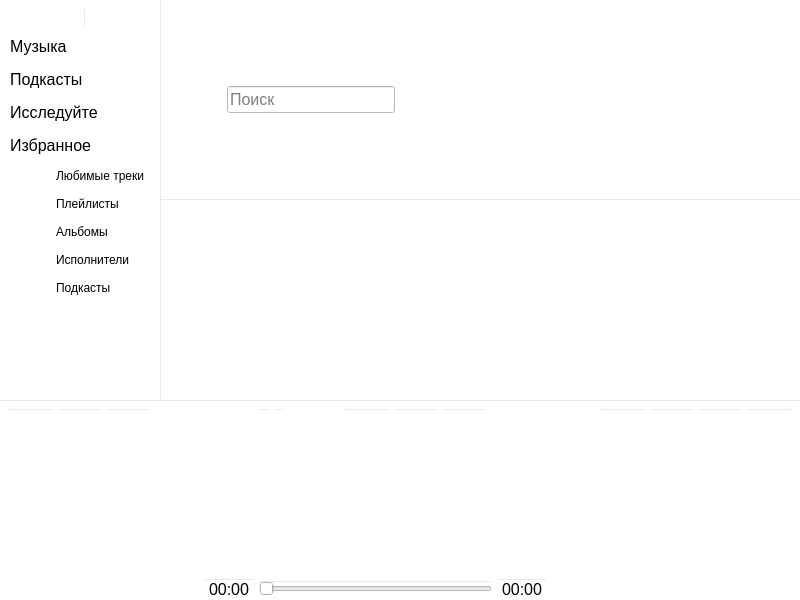
<?xml version="1.0" encoding="UTF-8"?>
<ui version="4.0">
 <class>MainWindow</class>
 <widget class="QMainWindow" name="MainWindow">
  <property name="geometry">
   <rect>
    <x>0</x>
    <y>0</y>
    <width>800</width>
    <height>600</height>
   </rect>
  </property>
  <property name="sizePolicy">
   <sizepolicy hsizetype="Expanding" vsizetype="Expanding">
    <horstretch>0</horstretch>
    <verstretch>0</verstretch>
   </sizepolicy>
  </property>
  <property name="minimumSize">
   <size>
    <width>640</width>
    <height>480</height>
   </size>
  </property>
  <property name="font">
   <font>
    <pointsize>12</pointsize>
   </font>
  </property>
  <property name="windowTitle">
   <string>Неофициальный клиент Deezer</string>
  </property>
  <property name="windowIcon">
   <iconset resource="resources.qrc">
    <normaloff>:/assets/deezer/logotype/SVG/EQ.svg</normaloff>:/assets/deezer/logotype/SVG/EQ.svg</iconset>
  </property>
  <property name="toolButtonStyle">
   <enum>Qt::ToolButtonIconOnly</enum>
  </property>
  <property name="documentMode">
   <bool>false</bool>
  </property>
  <widget class="QWidget" name="centralwidget">
   <property name="font">
    <font>
     <pointsize>12</pointsize>
    </font>
   </property>
   <property name="styleSheet">
    <string notr="true">background-color: rgb(255, 255, 255);</string>
   </property>
   <layout class="QGridLayout" name="windowLayout" columnstretch="0,0" columnminimumwidth="0,0">
    <property name="sizeConstraint">
     <enum>QLayout::SetDefaultConstraint</enum>
    </property>
    <property name="leftMargin">
     <number>0</number>
    </property>
    <property name="topMargin">
     <number>0</number>
    </property>
    <property name="rightMargin">
     <number>0</number>
    </property>
    <property name="bottomMargin">
     <number>0</number>
    </property>
    <property name="spacing">
     <number>0</number>
    </property>
    <item row="0" column="0" rowspan="2">
     <widget class="QWidget" name="drawer" native="true">
      <property name="font">
       <font>
        <pointsize>12</pointsize>
       </font>
      </property>
      <property name="styleSheet">
       <string notr="true">* {
	border-right: 1px solid #EAEAEA;
	text-align: left;
}

QPushButton:hover {
	color: #EF5466;
}</string>
      </property>
      <layout class="QGridLayout" name="drawerLayout">
       <item row="6" column="0" rowspan="5">
        <spacer name="navSublistSpacer">
         <property name="orientation">
          <enum>Qt::Horizontal</enum>
         </property>
         <property name="sizeType">
          <enum>QSizePolicy::Minimum</enum>
         </property>
         <property name="sizeHint" stdset="0">
          <size>
           <width>40</width>
           <height>20</height>
          </size>
         </property>
        </spacer>
       </item>
       <item row="9" column="1">
        <widget class="QPushButton" name="favArtistsNavButton">
         <property name="text">
          <string>Исполнители</string>
         </property>
         <property name="flat">
          <bool>true</bool>
         </property>
        </widget>
       </item>
       <item row="8" column="1">
        <widget class="QPushButton" name="favAlbumsNavButton">
         <property name="text">
          <string>Альбомы</string>
         </property>
         <property name="flat">
          <bool>true</bool>
         </property>
        </widget>
       </item>
       <item row="11" column="0" colspan="2">
        <spacer name="navSpacer">
         <property name="orientation">
          <enum>Qt::Vertical</enum>
         </property>
         <property name="sizeHint" stdset="0">
          <size>
           <width>20</width>
           <height>40</height>
          </size>
         </property>
        </spacer>
       </item>
       <item row="1" column="0" colspan="2" alignment="Qt::AlignHCenter">
        <widget class="QLabel" name="deezerLogo">
         <property name="sizePolicy">
          <sizepolicy hsizetype="Fixed" vsizetype="Fixed">
           <horstretch>0</horstretch>
           <verstretch>0</verstretch>
          </sizepolicy>
         </property>
         <property name="maximumSize">
          <size>
           <width>125</width>
           <height>32</height>
          </size>
         </property>
         <property name="font">
          <font>
           <pointsize>12</pointsize>
          </font>
         </property>
         <property name="text">
          <string/>
         </property>
         <property name="pixmap">
          <pixmap resource="resources.qrc">:/assets/deezer/logotype/SVG/Deezer_Logo_RVB_Black.svg</pixmap>
         </property>
         <property name="scaledContents">
          <bool>true</bool>
         </property>
        </widget>
       </item>
       <item row="7" column="1">
        <widget class="QPushButton" name="favPlaylistsNavButton">
         <property name="text">
          <string>Плейлисты</string>
         </property>
         <property name="flat">
          <bool>true</bool>
         </property>
        </widget>
       </item>
       <item row="5" column="0" colspan="2">
        <widget class="QPushButton" name="favouriteNavButton">
         <property name="font">
          <font>
           <pointsize>12</pointsize>
          </font>
         </property>
         <property name="styleSheet">
          <string notr="true">padding-left: 1.5rem;</string>
         </property>
         <property name="text">
          <string>Избранное</string>
         </property>
         <property name="icon">
          <iconset resource="resources.qrc">
           <normaloff>:/assets/fontawesome/svgs/regular/heart.svg</normaloff>:/assets/fontawesome/svgs/regular/heart.svg</iconset>
         </property>
         <property name="flat">
          <bool>true</bool>
         </property>
        </widget>
       </item>
       <item row="6" column="1">
        <widget class="QPushButton" name="favTracksNavButton">
         <property name="text">
          <string>Любимые треки</string>
         </property>
         <property name="flat">
          <bool>true</bool>
         </property>
        </widget>
       </item>
       <item row="4" column="0" colspan="2">
        <widget class="QPushButton" name="exploreNavButton">
         <property name="font">
          <font>
           <pointsize>12</pointsize>
          </font>
         </property>
         <property name="styleSheet">
          <string notr="true">padding-left: 1.5rem;</string>
         </property>
         <property name="text">
          <string>Исследуйте</string>
         </property>
         <property name="icon">
          <iconset resource="resources.qrc">
           <normaloff>:/assets/fontawesome/svgs/solid/th-large.svg</normaloff>:/assets/fontawesome/svgs/solid/th-large.svg</iconset>
         </property>
         <property name="flat">
          <bool>true</bool>
         </property>
        </widget>
       </item>
       <item row="3" column="0" colspan="2">
        <widget class="QPushButton" name="podcastsNavButton">
         <property name="font">
          <font>
           <pointsize>12</pointsize>
          </font>
         </property>
         <property name="styleSheet">
          <string notr="true">padding-left: 1.5rem;</string>
         </property>
         <property name="text">
          <string>Подкасты</string>
         </property>
         <property name="icon">
          <iconset resource="resources.qrc">
           <normaloff>:/assets/fontawesome/svgs/solid/microphone-alt.svg</normaloff>:/assets/fontawesome/svgs/solid/microphone-alt.svg</iconset>
         </property>
         <property name="flat">
          <bool>true</bool>
         </property>
        </widget>
       </item>
       <item row="2" column="0" colspan="2">
        <widget class="QPushButton" name="musicNavButton">
         <property name="font">
          <font>
           <pointsize>12</pointsize>
          </font>
         </property>
         <property name="styleSheet">
          <string notr="true">padding-left: 1.5rem;

QPushButton {
}

QPushButton:hover {
	color: #EF5466;
}</string>
         </property>
         <property name="text">
          <string>Музыка</string>
         </property>
         <property name="icon">
          <iconset resource="resources.qrc">
           <normaloff>:/assets/fontawesome/svgs/solid/music.svg</normaloff>:/assets/fontawesome/svgs/solid/music.svg</iconset>
         </property>
         <property name="flat">
          <bool>true</bool>
         </property>
        </widget>
       </item>
       <item row="10" column="1">
        <widget class="QPushButton" name="favPodcastsNavButton">
         <property name="text">
          <string>Подкасты</string>
         </property>
         <property name="flat">
          <bool>true</bool>
         </property>
        </widget>
       </item>
      </layout>
     </widget>
    </item>
    <item row="3" column="0" colspan="2">
     <widget class="QWidget" name="player" native="true">
      <property name="styleSheet">
       <string notr="true">* {
	border-top: 1px solid #EAEAEA;
}

QPushButton {
	border-radius: 50%;
}</string>
      </property>
      <layout class="QGridLayout" name="playerLayout">
       <property name="bottomMargin">
        <number>1</number>
       </property>
       <item row="1" column="0" rowspan="2">
        <widget class="QPushButton" name="prevButton">
         <property name="sizePolicy">
          <sizepolicy hsizetype="Minimum" vsizetype="Minimum">
           <horstretch>0</horstretch>
           <verstretch>0</verstretch>
          </sizepolicy>
         </property>
         <property name="text">
          <string/>
         </property>
         <property name="icon">
          <iconset resource="resources.qrc">
           <normaloff>:/assets/fontawesome/svgs/solid/step-backward.svg</normaloff>:/assets/fontawesome/svgs/solid/step-backward.svg</iconset>
         </property>
         <property name="iconSize">
          <size>
           <width>24</width>
           <height>24</height>
          </size>
         </property>
         <property name="flat">
          <bool>true</bool>
         </property>
        </widget>
       </item>
       <item row="1" column="8">
        <widget class="QPushButton" name="addToPlaylistButton">
         <property name="sizePolicy">
          <sizepolicy hsizetype="Minimum" vsizetype="Minimum">
           <horstretch>0</horstretch>
           <verstretch>0</verstretch>
          </sizepolicy>
         </property>
         <property name="text">
          <string/>
         </property>
         <property name="icon">
          <iconset resource="resources.qrc">
           <normaloff>:/assets/fontawesome/svgs/solid/plus.svg</normaloff>:/assets/fontawesome/svgs/solid/plus.svg</iconset>
         </property>
         <property name="flat">
          <bool>true</bool>
         </property>
        </widget>
       </item>
       <item row="1" column="17" rowspan="2">
        <widget class="QPushButton" name="settingsButton">
         <property name="sizePolicy">
          <sizepolicy hsizetype="Minimum" vsizetype="Minimum">
           <horstretch>0</horstretch>
           <verstretch>0</verstretch>
          </sizepolicy>
         </property>
         <property name="toolTip">
          <string>Аудио</string>
         </property>
         <property name="icon">
          <iconset resource="resources.qrc">
           <normaloff>:/assets/fontawesome/svgs/solid/sliders-h.svg</normaloff>:/assets/fontawesome/svgs/solid/sliders-h.svg</iconset>
         </property>
         <property name="flat">
          <bool>true</bool>
         </property>
        </widget>
       </item>
       <item row="1" column="14" rowspan="2">
        <widget class="QPushButton" name="repeatButton">
         <property name="sizePolicy">
          <sizepolicy hsizetype="Minimum" vsizetype="Minimum">
           <horstretch>0</horstretch>
           <verstretch>0</verstretch>
          </sizepolicy>
         </property>
         <property name="toolTip">
          <string>Повторять все треки</string>
         </property>
         <property name="text">
          <string/>
         </property>
         <property name="icon">
          <iconset resource="resources.qrc">
           <normaloff>:/assets/fontawesome/svgs/solid/redo-alt.svg</normaloff>:/assets/fontawesome/svgs/solid/redo-alt.svg</iconset>
         </property>
         <property name="flat">
          <bool>true</bool>
         </property>
        </widget>
       </item>
       <item row="1" column="3" rowspan="2">
        <spacer name="playerSpacer1">
         <property name="orientation">
          <enum>Qt::Horizontal</enum>
         </property>
         <property name="sizeHint" stdset="0">
          <size>
           <width>40</width>
           <height>20</height>
          </size>
         </property>
        </spacer>
       </item>
       <item row="1" column="16" rowspan="2">
        <widget class="QPushButton" name="volumeButton">
         <property name="sizePolicy">
          <sizepolicy hsizetype="Minimum" vsizetype="Minimum">
           <horstretch>0</horstretch>
           <verstretch>0</verstretch>
          </sizepolicy>
         </property>
         <property name="text">
          <string/>
         </property>
         <property name="icon">
          <iconset resource="resources.qrc">
           <normaloff>:/assets/fontawesome/svgs/solid/volume-up.svg</normaloff>:/assets/fontawesome/svgs/solid/volume-up.svg</iconset>
         </property>
         <property name="flat">
          <bool>true</bool>
         </property>
        </widget>
       </item>
       <item row="1" column="15" rowspan="2">
        <widget class="QPushButton" name="randomOrderButton">
         <property name="sizePolicy">
          <sizepolicy hsizetype="Minimum" vsizetype="Minimum">
           <horstretch>0</horstretch>
           <verstretch>0</verstretch>
          </sizepolicy>
         </property>
         <property name="toolTip">
          <string>Включить режим перемешивания</string>
         </property>
         <property name="text">
          <string/>
         </property>
         <property name="icon">
          <iconset resource="resources.qrc">
           <normaloff>:/assets/fontawesome/svgs/solid/random.svg</normaloff>:/assets/fontawesome/svgs/solid/random.svg</iconset>
         </property>
         <property name="flat">
          <bool>true</bool>
         </property>
        </widget>
       </item>
       <item row="1" column="10">
        <widget class="QPushButton" name="doNotRecommendButton">
         <property name="sizePolicy">
          <sizepolicy hsizetype="Minimum" vsizetype="Minimum">
           <horstretch>0</horstretch>
           <verstretch>0</verstretch>
          </sizepolicy>
         </property>
         <property name="toolTip">
          <string>Не предлагать этот трек</string>
         </property>
         <property name="text">
          <string/>
         </property>
         <property name="icon">
          <iconset resource="resources.qrc">
           <normaloff>:/assets/fontawesome/svgs/regular/angry.svg</normaloff>:/assets/fontawesome/svgs/regular/angry.svg</iconset>
         </property>
         <property name="flat">
          <bool>true</bool>
         </property>
        </widget>
       </item>
       <item row="1" column="2" rowspan="2">
        <widget class="QPushButton" name="nextButton">
         <property name="sizePolicy">
          <sizepolicy hsizetype="Minimum" vsizetype="Minimum">
           <horstretch>0</horstretch>
           <verstretch>0</verstretch>
          </sizepolicy>
         </property>
         <property name="text">
          <string/>
         </property>
         <property name="icon">
          <iconset resource="resources.qrc">
           <normaloff>:/assets/fontawesome/svgs/solid/step-forward.svg</normaloff>:/assets/fontawesome/svgs/solid/step-forward.svg</iconset>
         </property>
         <property name="iconSize">
          <size>
           <width>24</width>
           <height>24</height>
          </size>
         </property>
         <property name="flat">
          <bool>true</bool>
         </property>
        </widget>
       </item>
       <item row="2" column="5" colspan="7">
        <widget class="QSlider" name="trackSlider">
         <property name="orientation">
          <enum>Qt::Horizontal</enum>
         </property>
        </widget>
       </item>
       <item row="1" column="5">
        <widget class="QLabel" name="trackNameLabel">
         <property name="text">
          <string/>
         </property>
        </widget>
       </item>
       <item row="1" column="13" rowspan="2">
        <spacer name="playerSpacer2">
         <property name="orientation">
          <enum>Qt::Horizontal</enum>
         </property>
         <property name="sizeHint" stdset="0">
          <size>
           <width>40</width>
           <height>20</height>
          </size>
         </property>
        </spacer>
       </item>
       <item row="1" column="1" rowspan="2">
        <widget class="QPushButton" name="playButton">
         <property name="sizePolicy">
          <sizepolicy hsizetype="Minimum" vsizetype="Minimum">
           <horstretch>0</horstretch>
           <verstretch>0</verstretch>
          </sizepolicy>
         </property>
         <property name="text">
          <string/>
         </property>
         <property name="icon">
          <iconset resource="resources.qrc">
           <normaloff>:/assets/fontawesome/svgs/solid/play.svg</normaloff>:/assets/fontawesome/svgs/solid/play.svg</iconset>
         </property>
         <property name="iconSize">
          <size>
           <width>24</width>
           <height>24</height>
          </size>
         </property>
         <property name="flat">
          <bool>true</bool>
         </property>
        </widget>
       </item>
       <item row="2" column="12">
        <widget class="QLabel" name="trackDurationLabel">
         <property name="text">
          <string>00:00</string>
         </property>
        </widget>
       </item>
       <item row="1" column="9">
        <widget class="QPushButton" name="favouriteTrackButton">
         <property name="sizePolicy">
          <sizepolicy hsizetype="Minimum" vsizetype="Minimum">
           <horstretch>0</horstretch>
           <verstretch>0</verstretch>
          </sizepolicy>
         </property>
         <property name="toolTip">
          <string>Добавить в избранное</string>
         </property>
         <property name="text">
          <string/>
         </property>
         <property name="icon">
          <iconset resource="resources.qrc">
           <normaloff>:/assets/fontawesome/svgs/regular/heart.svg</normaloff>:/assets/fontawesome/svgs/regular/heart.svg</iconset>
         </property>
         <property name="flat">
          <bool>true</bool>
         </property>
        </widget>
       </item>
       <item row="1" column="6">
        <widget class="QLabel" name="trackArtistLabel">
         <property name="text">
          <string/>
         </property>
        </widget>
       </item>
       <item row="2" column="4">
        <widget class="QLabel" name="trackPositionLabel">
         <property name="text">
          <string>00:00</string>
         </property>
        </widget>
       </item>
       <item row="1" column="7">
        <spacer name="playerInfoSpacer">
         <property name="orientation">
          <enum>Qt::Horizontal</enum>
         </property>
         <property name="sizeHint" stdset="0">
          <size>
           <width>40</width>
           <height>20</height>
          </size>
         </property>
        </spacer>
       </item>
      </layout>
     </widget>
    </item>
    <item row="0" column="1">
     <widget class="QWidget" name="navbar" native="true">
      <property name="styleSheet">
       <string notr="true">border-bottom: 1px solid #EAEAEA;</string>
      </property>
      <layout class="QHBoxLayout" name="navbarLayout">
       <item>
        <widget class="QPushButton" name="searchButton">
         <property name="enabled">
          <bool>false</bool>
         </property>
         <property name="text">
          <string/>
         </property>
         <property name="icon">
          <iconset resource="resources.qrc">
           <normaloff>:/assets/fontawesome/svgs/solid/search.svg</normaloff>:/assets/fontawesome/svgs/solid/search.svg</iconset>
         </property>
         <property name="checkable">
          <bool>false</bool>
         </property>
         <property name="checked">
          <bool>false</bool>
         </property>
         <property name="flat">
          <bool>true</bool>
         </property>
        </widget>
       </item>
       <item>
        <widget class="QLineEdit" name="searchLineEdit">
         <property name="sizePolicy">
          <sizepolicy hsizetype="Expanding" vsizetype="Fixed">
           <horstretch>0</horstretch>
           <verstretch>0</verstretch>
          </sizepolicy>
         </property>
         <property name="font">
          <font>
           <pointsize>12</pointsize>
          </font>
         </property>
         <property name="styleSheet">
          <string notr="true"/>
         </property>
         <property name="placeholderText">
          <string>Поиск</string>
         </property>
        </widget>
       </item>
       <item>
        <widget class="QPushButton" name="clearSearchButton">
         <property name="enabled">
          <bool>true</bool>
         </property>
         <property name="text">
          <string/>
         </property>
         <property name="icon">
          <iconset resource="resources.qrc">
           <normaloff>:/assets/fontawesome/svgs/regular/times-circle.svg</normaloff>:/assets/fontawesome/svgs/regular/times-circle.svg</iconset>
         </property>
         <property name="flat">
          <bool>true</bool>
         </property>
        </widget>
       </item>
       <item>
        <spacer name="navbarSpacer">
         <property name="orientation">
          <enum>Qt::Horizontal</enum>
         </property>
         <property name="sizeType">
          <enum>QSizePolicy::Expanding</enum>
         </property>
         <property name="sizeHint" stdset="0">
          <size>
           <width>40</width>
           <height>20</height>
          </size>
         </property>
        </spacer>
       </item>
       <item>
        <widget class="QPushButton" name="notificationsButton">
         <property name="text">
          <string/>
         </property>
         <property name="icon">
          <iconset resource="resources.qrc">
           <normaloff>:/assets/fontawesome/svgs/regular/bell.svg</normaloff>:/assets/fontawesome/svgs/regular/bell.svg</iconset>
         </property>
         <property name="flat">
          <bool>true</bool>
         </property>
        </widget>
       </item>
       <item>
        <widget class="QPushButton" name="userButton">
         <property name="text">
          <string/>
         </property>
         <property name="icon">
          <iconset resource="resources.qrc">
           <normaloff>:/assets/fontawesome/svgs/regular/user.svg</normaloff>:/assets/fontawesome/svgs/regular/user.svg</iconset>
         </property>
         <property name="flat">
          <bool>true</bool>
         </property>
        </widget>
       </item>
       <item>
        <widget class="QPushButton" name="signInButton">
         <property name="text">
          <string/>
         </property>
         <property name="icon">
          <iconset resource="resources.qrc">
           <normaloff>:/assets/fontawesome/svgs/solid/sign-in-alt.svg</normaloff>:/assets/fontawesome/svgs/solid/sign-in-alt.svg</iconset>
         </property>
         <property name="flat">
          <bool>true</bool>
         </property>
        </widget>
       </item>
      </layout>
     </widget>
    </item>
   </layout>
  </widget>
  <widget class="QMenuBar" name="menubar">
   <property name="geometry">
    <rect>
     <x>0</x>
     <y>0</y>
     <width>800</width>
     <height>30</height>
    </rect>
   </property>
  </widget>
 </widget>
 <resources>
  <include location="resources.qrc"/>
  <include location="resources.qrc"/>
 </resources>
 <connections/>
</ui>
